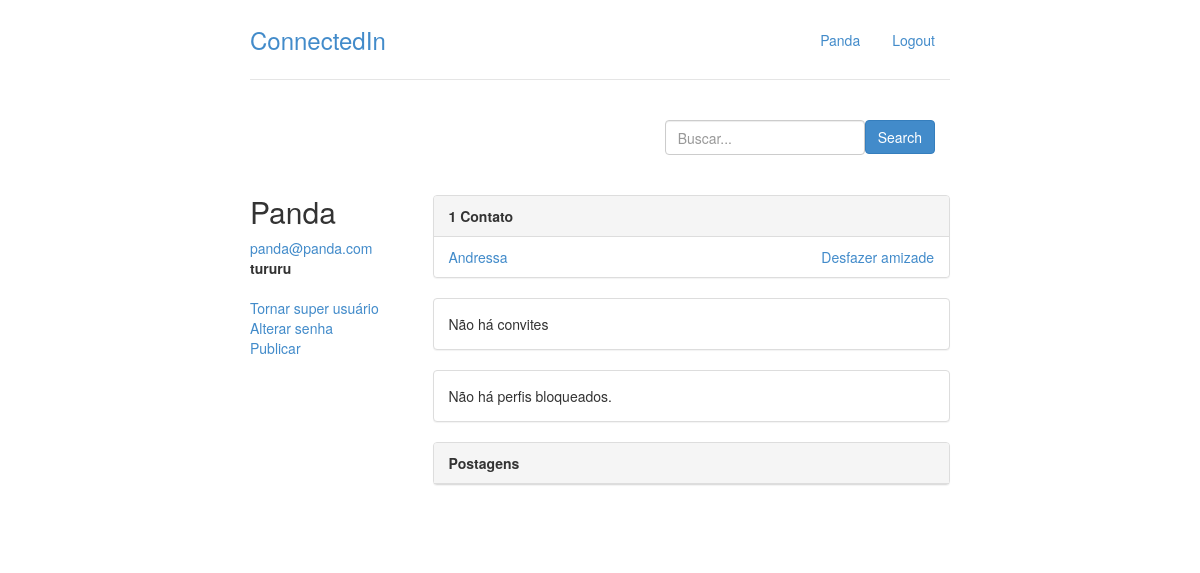
The app's page /perfil/5 (signed in), older data.
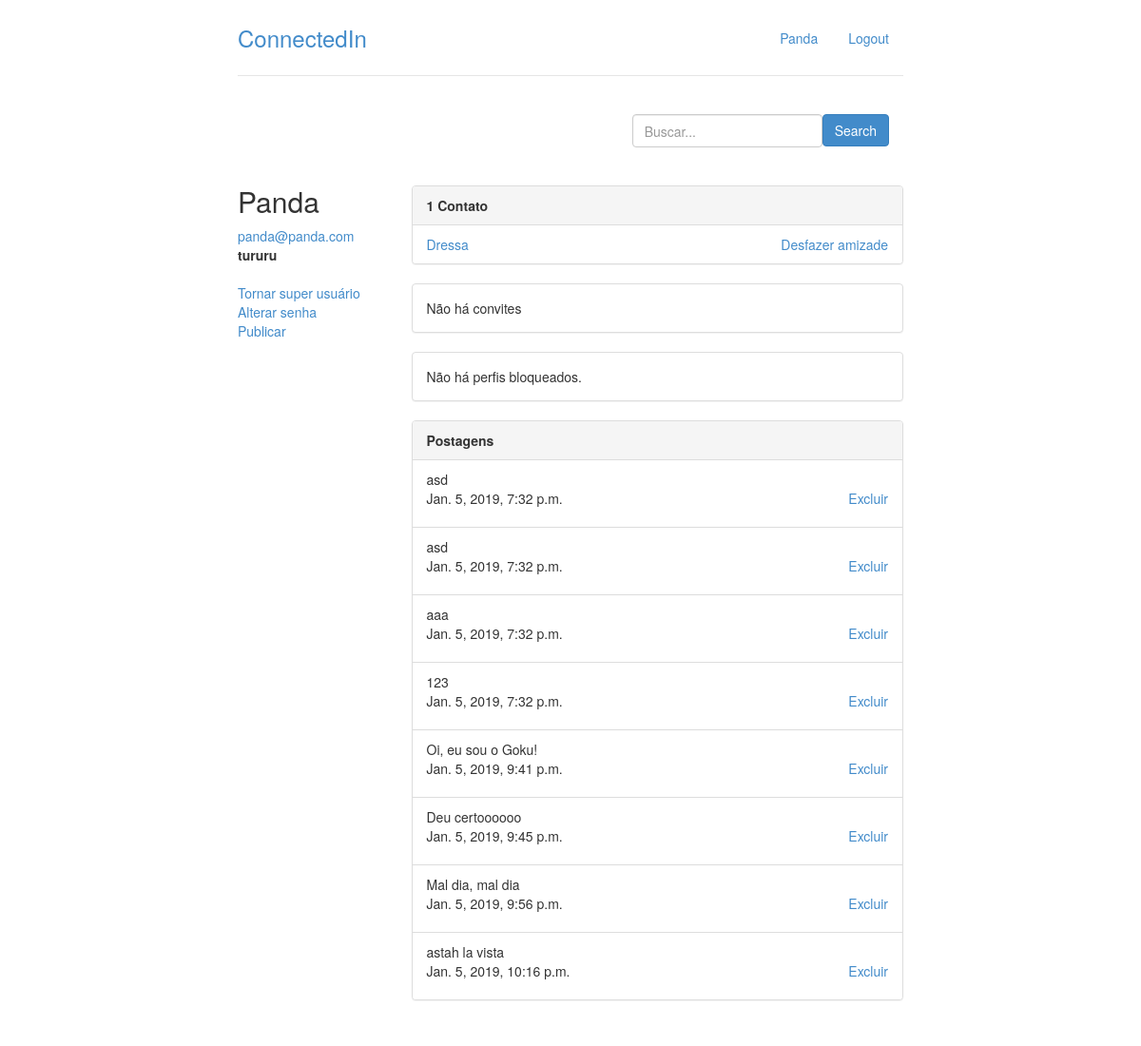
The same page, newer data.
### perfis/models.py (models this page shows, shortened)
class Perfil(models.Model):
    nome = models.CharField(max_length=255, null=False)
    telefone = models.CharField(max_length=20, null= False)
    nome_empresa = models.CharField(max_length=255, null=False)
    contatos = models.ManyToManyField('self')
    usuario = models.OneToOneField(User, related_name = "perfil", on_delete = models.CASCADE)
    perfis_bloqueados = models.ManyToManyField('self')
    @property
    def super_user(self):
        return self.usuario.is_superuser
    @property
    def email(self):
        return self.usuario.email
    def __str__(self):
        return self.nome

class Postagem(models.Model):
    texto = models.CharField(max_length=255, null=False)
    dt_publicacao = models.DateTimeField(default=timezone.now)
    responsavel = models.ForeignKey(Perfil,on_delete=models.CASCADE,related_name='minhas_postagens' )
    def __str__(self):
        return self.texto

### perfis/views.py (the view)
# urls.py: path('perfil/<int:perfil_id>', views.exibir_perfil, name='exibir'),
@login_required
def exibir_perfil(request, perfil_id):
	perfil = Perfil.objects.get(id=perfil_id)
	return render(request, 'perfil.html',
		          {'perfil' : perfil,
				   'perfil_logado' : get_perfil_logado(request)})

### perfis/views.py (called while the page is built)
@login_required
def get_perfil_logado(request):
	return request.user.perfil

### perfis/templates/perfil.html (shortened to what this page needs)
{% extends 'base.html' %}
{% block body %}
<div class="row">
	<div class = "col-lg-3">
			<h2 style="margin-top: 0px">{{ perfil.nome }}</h2>
			<address>
				<a href = "mailto:{{ perfil.email }}">{{ perfil.email }}</a>
				<br>
				<strong>{{ perfil.nome_empresa }}</strong>
			</address>
			{% if perfil_logado.super_user %}
				<a href = "{% url 'super' perfil.id %}">Tornar super usuário</a><br>
			{% endif %}
			{% if perfil.id == perfil_logado.id %}
				<a href = "{% url 'mudar_senha' %}">Alterar senha</a><br>
			{% endif %}
			{% if perfil.id == perfil_logado.id %}
				<a href = "{% url 'postar' %}">Publicar</a>
			{% endif %}
		</div>
		{% if perfil.id == perfil_logado.id %}
			<div class = "col-lg-9">
				<div class="panel panel-default">
					{% with total=perfil_logado.contatos.count %}
						{% if total %}
							<div class="panel-heading">
								<strong> {{ total }}
									Contato{{ total|pluralize }}
								</strong>
							</div>
							<ul class="list-group">
								{% for perfil in perfil_logado.contatos.all %}
									<li class = "list-group-item">
										<a href = "{% url 'exibir' perfil.id %}">{{ perfil }}</a>
										{% if perfil not in perfil_logado.perfis_bloqueados.all %}
											<a class="pull-right" href="{% url 'desfazer' perfil.id %}">Desfazer amizade</a>
										{% else %}
											<p class="pull-right">Bloqueado(a)</p>
										{% endif %}
									</li>
								{% endfor %}
							</ul>
						{% else %}
							<div class="panel-body">
								Não há contatos :(
							</div>
						{% endif %}
					{% endwith %}
				</div>
				<div class="panel panel-default">
					{% with total=perfil_logado.convites_recebidos.count %}
						{% if total %}
							<div class="panel-heading">
								<strong> {{ total }}
								Convite{{ total|pluralize }} aguardando aprovação</strong>
							</div>
							<ul class="list-group">
								{% for convite in perfil_logado.convites_recebidos.all %}
									<li class = "list-group-item">
										<a href = "{% url 'exibir' convite.solicitante.id %}">
												{{convite.solicitante.nome}}</a>
										<a class = "pull-right" href = "{% url 'recusar' convite.id %}">recusar</a>
										<a class = "pull-right" href = "{% url 'aceitar' convite.id %}">aceitar     |</a>
									</li>
								{% endfor %}
						{% else %}
							<div class="panel-body">
								Não há convites
							</div>
						{% endif %}
					{% endwith %}
				</div>
				<div class="panel panel-default">
					{% with total=perfil_logado.perfis_bloqueados.count %}
						{% if total %}
							<div class="panel-heading">
								<strong> {{ total }}
								Perfi{{ total|pluralize }} bloqueado{{ total|pluralize }}</strong>
							</div>
							<ul class="list-group">
								{% for perfil in perfil_logado.perfis_bloqueados.all %}
									<li class = "list-group-item">
										<a href = "{% url 'exibir' perfil.id%}">{{perfil}}</a>
										<a class = "pull-right" href = "{% url 'desbloquear' perfil.id %}">Desbloquear</a>
									</li>
								{% endfor %}
								</ul>
						{% else %}
							<div class="panel-body">
								Não há perfis bloqueados.
							</div>
						{% endif %}
					{% endwith %}
				</div>
		{% endif %}
		{% if perfil.id == perfil_logado.id %}
			{% if perfil_logado.minhas_postagens %}
				<div class="panel panel-default">
					<div class="panel-heading"><strong>Postagens</strong>
					</div>
					<ul class="list-group">
						{% for post in perfil_logado.minhas_postagens.all %}
							<li class = "list-group-item">
								{{ post }}
								<p>
									{{ post.dt_publicacao }}
									<a class = "pull-right" href = "{% url 'excluir_post' post.id %}">Excluir</a>
								</p>
							</li>
						{% endfor %}
					</ul>
			{% else %}
				<div class="panel-body">
					Você ainda não publicou. :(
				</div>
			{% endif %}
		{% endif %}
		</div>
	</div>
</div>
{% endblock %}

Row changes from the older to the newer data that the page shows:
no longer on this page (row unchanged): Perfil: nome "Andressa"
now on this page (row unchanged): Perfil: nome "Dressa"
added Postagem: texto "asd", dt_publicacao "Jan. 5, 2019, 7:32 p.m."
added Postagem: texto "asd", dt_publicacao "Jan. 5, 2019, 7:32 p.m."
added Postagem: texto "aaa", dt_publicacao "Jan. 5, 2019, 7:32 p.m."
added Postagem: texto "123", dt_publicacao "Jan. 5, 2019, 7:32 p.m."
added Postagem: texto "Oi, eu sou o Goku!", dt_publicacao "Jan. 5, 2019, 9:41 p.m."
added Postagem: texto "Deu certoooooo", dt_publicacao "Jan. 5, 2019, 9:45 p.m."
added Postagem: texto "Mal dia, mal dia", dt_publicacao "Jan. 5, 2019, 9:56 p.m."
added Postagem: texto "astah la vista", dt_publicacao "Jan. 5, 2019, 10:16 p.m."
